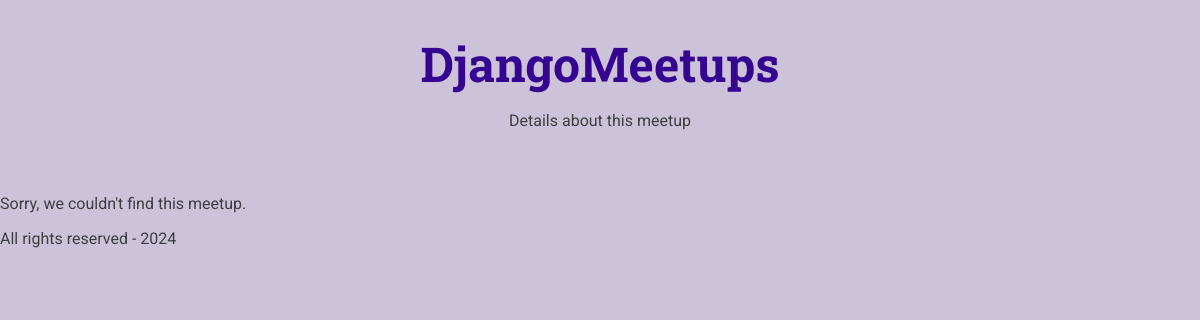
/meetups/startup-networking-night/, run on an earlier commit of the app's database.
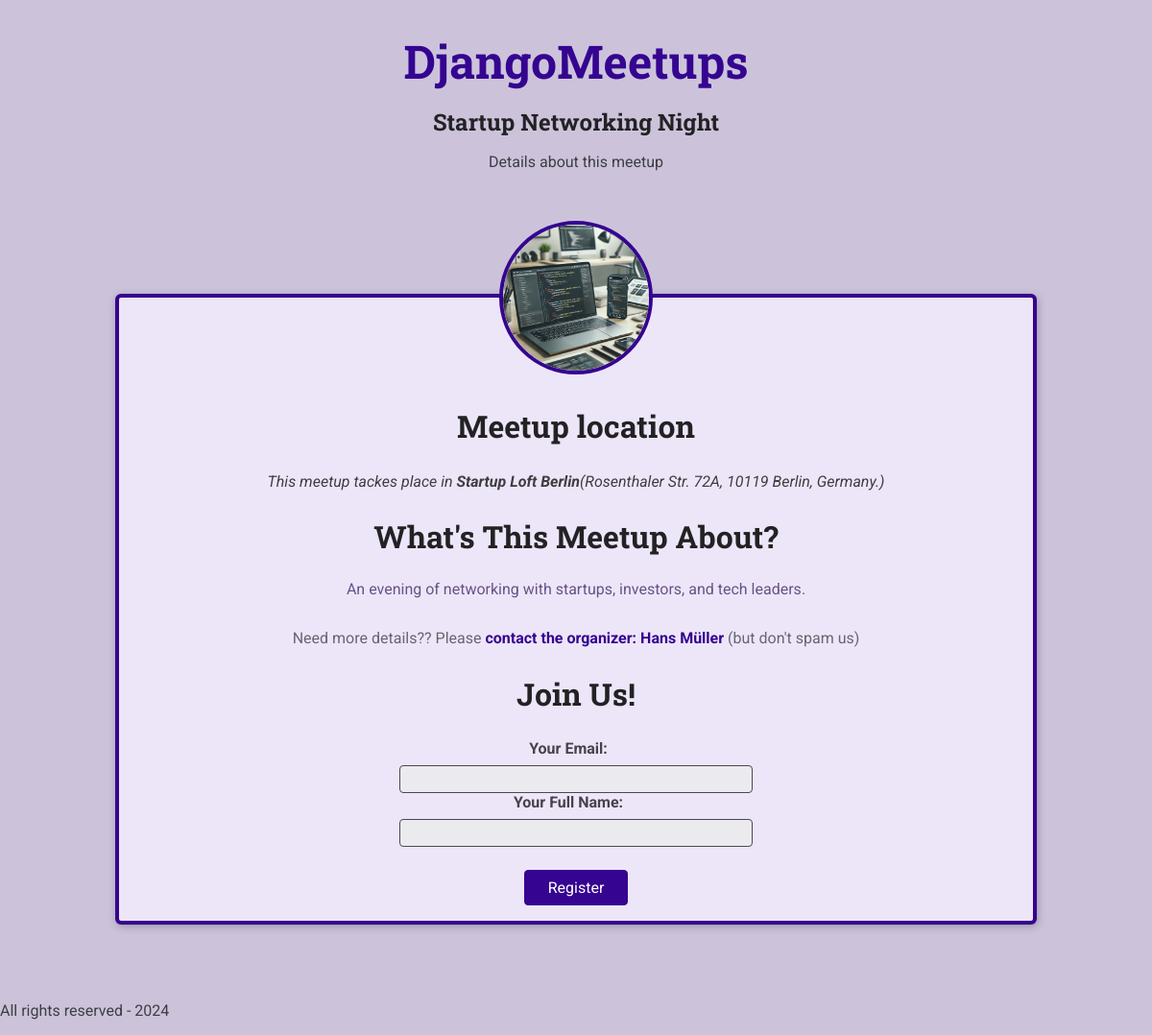
And on a later commit of the database.
### meetups/models.py (models this page shows, shortened)
class Meetup(models.Model):
    title = models.CharField(max_length=200)
    organizer_email =models.EmailField()
    organizer_name = models.CharField(max_length=200)
    date = models.DateField()
    slug = models.SlugField(unique=True)
    description = models.TextField()
    image = models.ImageField(upload_to='images/')
    location = models.ForeignKey(Location,on_delete=models.CASCADE)
    participants = models.ManyToManyField(Participant,blank=True)

class Location(models.Model):
    name = models.CharField(max_length=200)
    address = models.CharField(max_length=300)

### meetups/views.py (the view, shortened to what this page needs)
# urls.py: path("meetups/<slug:meetup_slug>/", meetup_details, name="meetup-details"), # our-domain.com/meetups/a-first-meetup
def meetup_details(request, meetup_slug):
    try:
        selected_meetup = Meetup.objects.get(slug=meetup_slug)
        if request.method == 'GET':
            registration_form = RegistrationForm()
        return render(request, 'meetups/meetup-details.html', {
                'meetup': selected_meetup,
                'form':registration_form
            })
    except Exception as e:
        print(e)
        return render(request, 'meetups/meetup-details.html', {
            'meetup': None,
            'title': 'Meetup Not Found',
        })

### meetups/forms.py
class RegistrationForm(forms.Form):
    email = forms.EmailField(label='Your Email')
    name = forms.CharField(max_length=200, label='Your Full Name')

### meetups/templates/meetups/meetup-details.html (shortened to what this page needs)
{% extends "meetups/base/base.html" %}
{% load static %}
{% block css_file %}
  <link rel="stylesheet" href="{% static 'meetups/styles/meetup_details.css' %}">
{% endblock css_file %}
          {% block main_heading %}{{ meetup.title }}{% endblock main_heading %}
          {% block header_content %}
          <p>Details about this meetup</p>
          {% endblock header_content %}
{% block content %}
   {% if meetup %}
        <article>
            <img id="main-image" src="{{meetup.image.url}}" alt="{{ meetup.title }}">
            <section id="location">
                <h2>Meetup location</h2>
                <address>This meetup tackes place in <span>{{meetup.location.name}}</span>({{meetup.location.address}}.)</address>
            </section>
            <section id="details">
                <h2>What's This Meetup About?</h2>
                <p>{{ meetup.description }}</p>
                <footer>
                    <p>Need more details?? Please <a  href="mailto:{{meetup.organizer_email}}"> contact the organizer: {{meetup.organizer_name}}</a> (but don't spam us)</p>
            </section>
            <section id="registration">
                <h2>Join Us!</h2>
               <form action="{% url 'meetup-details' meetup.slug %}" method="post">
                <ul>
                     {{form.as_ul}}
                </ul>
               <div id="registration-actions">
                <button>Register</button>
               </div>
               </form>
            </section>
        </article>
    {% else %}
        <p>Sorry, we couldn't find this meetup.</p>
    {% endif %}
    {% endblock content %}

### meetups/templates/meetups/base/base.html (shortened to what this page needs)
{% load static %}
<!DOCTYPE html>
<html lang="en">
<head>
    <link rel="stylesheet" href="{% static 'meetups/styles/base.css' %}">
    {% block css_file %}{% endblock css_file %}
</head>
<body>
    <header id="main-header">
        <nav><a href="/meetups" id="main-logo">DjangoMeetups</a></nav>
        <h1>{% block main_heading %}{% endblock main_heading %}</h1>
       {% block header_content %}{% endblock header_content %}
    </header>
    <main>
        {% block content %}{% endblock content %}
    </main>
    <footer>
        <p>All rights reserved - 2024</p>
    </footer>
</body>
</html>

### meetups/static/meetups/styles/base.css (style rules this page uses)
* { box-sizing: border-box; }
body { font-family: 'Roboto', sans-serif; margin: 0; background-color: #ccc3db; color: #3e3e41; }
h1, h2, h3 { font-family: 'Roboto Slab', sans-serif; color: #222224; }
button, .btn { cursor: pointer; font: inherit; padding: 0.5rem 1.5rem; background-color: #350490; border: 1px solid #350490; color: white; border-radius: 4px; text-decoration: none; }
#main-header { width: 100%; text-align: center; padding: 2rem 0; }
#main-header h1 { font-size: 1.5rem; }
#main-logo { font-size: 3rem; font-family: 'Roboto Slab', sans-serif; text-decoration: none; color: #350490; font-weight: bold; }

### meetups/static/meetups/styles/meetup_details.css (style rules this page uses)
article { max-width: 60rem; margin: 5rem auto; border-radius: 6px; background-color: #ede6f8; border: 4px solid #350490; box-shadow: 1px 2px 8px rgba(0, 0, 0, 0.25); position: relative; padding: 1rem; text-align: center; }
#main-image { width: 10rem; height: 10rem; object-fit: cover; position: absolute; top: -5rem; left: calc(50% - 5rem); border-radius: 50%; border: 4px solid #350490; }
section:first-of-type { margin-top: 6rem; }
h2 { font-size: 2rem; }
address span { font-weight: bold; }
#details h2 { margin-bottom: 0.5rem; }
#details > p { color: #665386; padding: 1rem; border-radius: 4px; max-width: 80%; margin: auto; }
#details footer { color: #696472; }
#details footer a { color: #350490; text-decoration: none; font-weight: bold; }
#registration ul { list-style: none; margin: 0; padding: 0; }
#registration label { font-weight: bold; color: #46424d; margin-right: 1rem; display: block; margin-bottom: 0.5rem; }
#registration input { font: inherit; width: 40%; background-color: #ebeaee; border: 1px solid #4b4753; border-radius: 4px; padding: 0.25rem; }
#registration-actions { margin-top: 1.5rem; }

What changed in the data, as far as the page shows it:
added Meetup: title "Startup Networking Night", image (picture), location.name "Startup Loft Berlin", location.address "Rosenthaler Str. 72A, 10119 Berlin, Germany", description "An evening of networking with startups, investors, and tech leaders.", organizer_name "Hans Müller"
Also different on the page:
text no longer shown: "Sorry, we couldn't find this meetup."
text now shown: "Meetup location This meetup tackes place in ( .) What's This Meetup About? Need more details?? Please contact the organizer: (but don't spam us) Join Us! Your Email: Your Full Name: Register"
